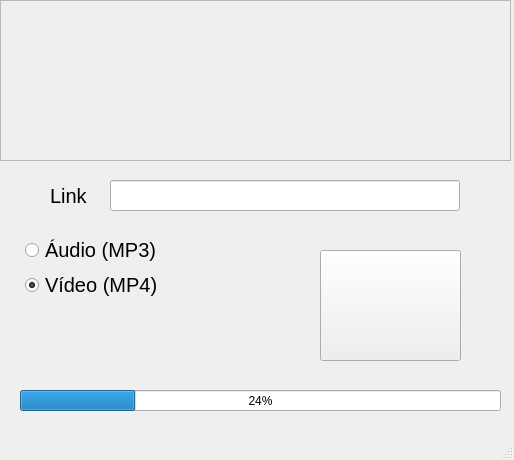
<?xml version="1.0" encoding="UTF-8"?>
<ui version="4.0">
 <class>MainWindow</class>
 <widget class="QMainWindow" name="MainWindow">
  <property name="geometry">
   <rect>
    <x>0</x>
    <y>0</y>
    <width>514</width>
    <height>460</height>
   </rect>
  </property>
  <property name="windowTitle">
   <string>MainWindow</string>
  </property>
  <widget class="QWidget" name="centralwidget">
   <widget class="QLabel" name="label">
    <property name="geometry">
     <rect>
      <x>50</x>
      <y>180</y>
      <width>41</width>
      <height>31</height>
     </rect>
    </property>
    <property name="font">
     <font>
      <pointsize>15</pointsize>
     </font>
    </property>
    <property name="text">
     <string>Link</string>
    </property>
   </widget>
   <widget class="QLineEdit" name="txt_link1">
    <property name="geometry">
     <rect>
      <x>110</x>
      <y>180</y>
      <width>350</width>
      <height>31</height>
     </rect>
    </property>
   </widget>
   <widget class="QPushButton" name="bt_download">
    <property name="enabled">
     <bool>true</bool>
    </property>
    <property name="geometry">
     <rect>
      <x>320</x>
      <y>250</y>
      <width>141</width>
      <height>111</height>
     </rect>
    </property>
    <property name="toolTip">
     <string>&lt;html&gt;&lt;head/&gt;&lt;body&gt;&lt;p&gt;&lt;img src=&quot;:/Youtube_Banner/Youtube Banner.jpg&quot;/&gt;&lt;/p&gt;&lt;/body&gt;&lt;/html&gt;</string>
    </property>
    <property name="text">
     <string extracomment="Download"/>
    </property>
    <property name="icon">
     <iconset resource="Novo.qrc">
      <normaloff>:/Youtube/Download Buttom.jpg</normaloff>:/Youtube/Download Buttom.jpg</iconset>
    </property>
    <property name="iconSize">
     <size>
      <width>180</width>
      <height>110</height>
     </size>
    </property>
    <property name="autoRepeat">
     <bool>false</bool>
    </property>
    <property name="autoExclusive">
     <bool>false</bool>
    </property>
    <property name="autoRepeatInterval">
     <number>100</number>
    </property>
   </widget>
   <widget class="QProgressBar" name="progressBar">
    <property name="geometry">
     <rect>
      <x>20</x>
      <y>390</y>
      <width>481</width>
      <height>21</height>
     </rect>
    </property>
    <property name="value">
     <number>24</number>
    </property>
   </widget>
   <widget class="QTextBrowser" name="textBrowser">
    <property name="enabled">
     <bool>false</bool>
    </property>
    <property name="geometry">
     <rect>
      <x>0</x>
      <y>0</y>
      <width>511</width>
      <height>161</height>
     </rect>
    </property>
    <property name="html">
     <string>&lt;!DOCTYPE HTML PUBLIC &quot;-//W3C//DTD HTML 4.0//EN&quot; &quot;http://www.w3.org/TR/REC-html40/strict.dtd&quot;&gt;
&lt;html&gt;&lt;head&gt;&lt;meta name=&quot;qrichtext&quot; content=&quot;1&quot; /&gt;&lt;style type=&quot;text/css&quot;&gt;
p, li { white-space: pre-wrap; }
&lt;/style&gt;&lt;/head&gt;&lt;body style=&quot; font-family:'MS Shell Dlg 2'; font-size:8.25pt; font-weight:400; font-style:normal;&quot;&gt;
&lt;p style=&quot; margin-top:0px; margin-bottom:0px; margin-left:0px; margin-right:0px; -qt-block-indent:0; text-indent:0px;&quot;&gt;&lt;img src=&quot;:/Youtube/Youtuber Banner 6.png&quot; /&gt;&lt;/p&gt;&lt;/body&gt;&lt;/html&gt;</string>
    </property>
   </widget>
   <widget class="QWidget" name="layoutWidget">
    <property name="geometry">
     <rect>
      <x>20</x>
      <y>230</y>
      <width>181</width>
      <height>131</height>
     </rect>
    </property>
    <layout class="QVBoxLayout" name="verticalLayout">
     <property name="spacing">
      <number>5</number>
     </property>
     <property name="sizeConstraint">
      <enum>QLayout::SetFixedSize</enum>
     </property>
     <property name="leftMargin">
      <number>5</number>
     </property>
     <property name="topMargin">
      <number>5</number>
     </property>
     <property name="rightMargin">
      <number>4</number>
     </property>
     <property name="bottomMargin">
      <number>5</number>
     </property>
     <item>
      <widget class="QRadioButton" name="rb_mp3">
       <property name="font">
        <font>
         <pointsize>15</pointsize>
        </font>
       </property>
       <property name="text">
        <string>Áudio (MP3)</string>
       </property>
      </widget>
     </item>
     <item>
      <widget class="QRadioButton" name="rb_mp4">
       <property name="font">
        <font>
         <pointsize>15</pointsize>
        </font>
       </property>
       <property name="text">
        <string>Vídeo (MP4)</string>
       </property>
       <property name="checked">
        <bool>true</bool>
       </property>
      </widget>
     </item>
    </layout>
   </widget>
   <zorder>label</zorder>
   <zorder>txt_link1</zorder>
   <zorder>bt_download</zorder>
   <zorder>progressBar</zorder>
   <zorder>layoutWidget</zorder>
   <zorder>textBrowser</zorder>
  </widget>
  <widget class="QStatusBar" name="statusbar"/>
 </widget>
 <resources>
  <include location="Novo.qrc"/>
 </resources>
 <connections/>
</ui>
